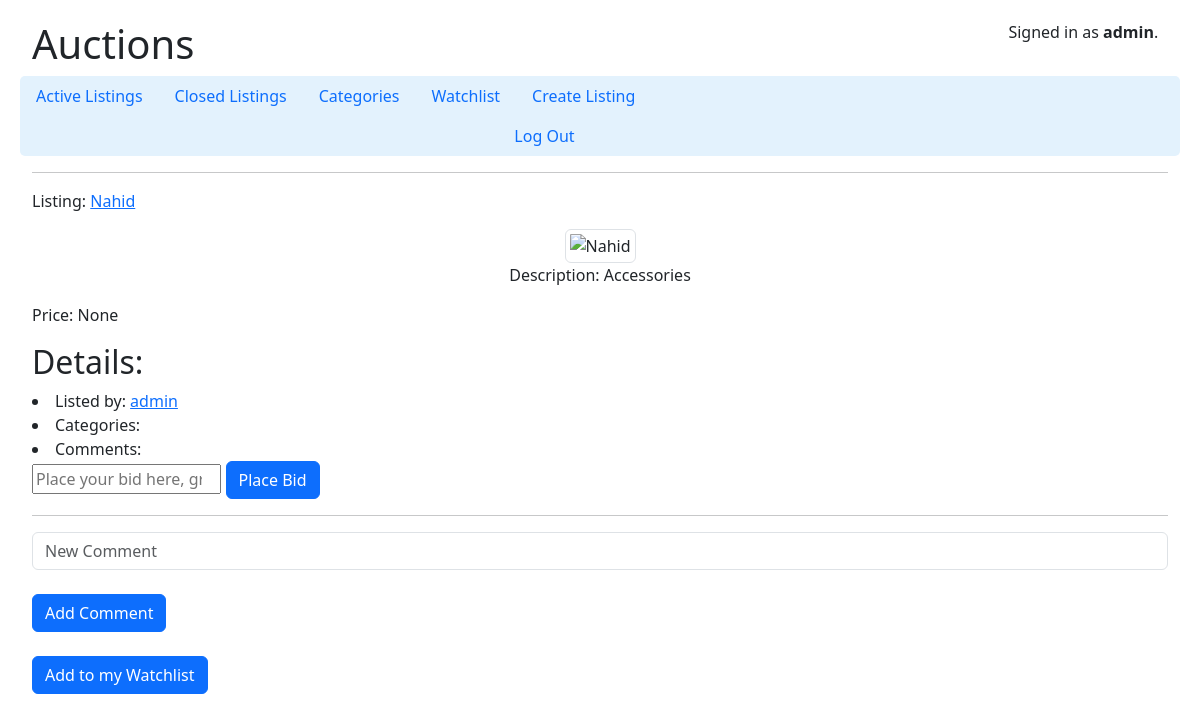
Page /listing/Nahid (signed in) on the earlier database version.
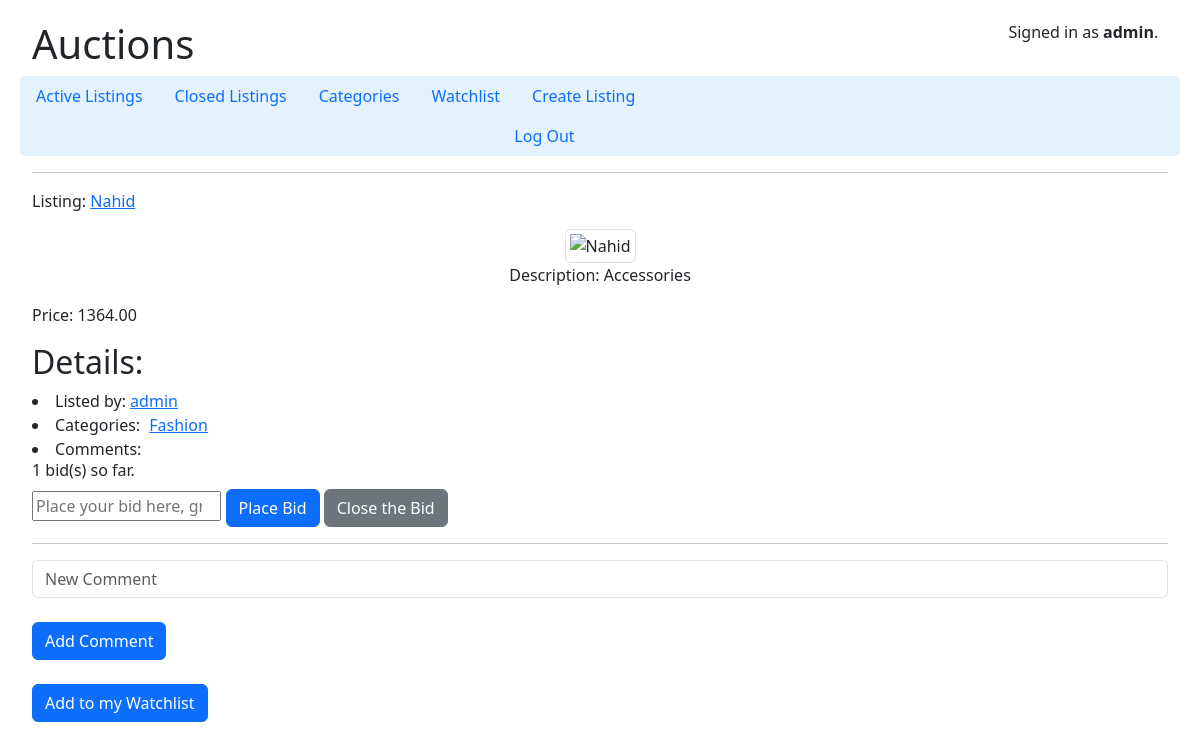
Same page on the later database version.
### auctions/models.py (models this page shows)
class Listings(models.Model):
    title = models.CharField(max_length=64)
    description = models.CharField(max_length=100)
    photo_url = models.URLField(max_length=300, blank=True)
    category = models.ManyToManyField(Categories, blank=True, related_name="Category")
    price = models.DecimalField(decimal_places=2, max_digits=6, null=True)
    bids_number = models.IntegerField(default=0)
    bid_price = models.ManyToManyField(Bids, related_name="Bid_price")
    creation_date = models.DateTimeField(default=datetime.now())
    comments = models.ManyToManyField(Comments, blank=True, null=True, related_name="listings")
    active_state = models.BooleanField(default=True, null=True)
    user = models.CharField(max_length=64, blank=True)
    watchlist = models.ManyToManyField(User, blank=True, related_name='added_listings')

class Categories(models.Model):
    name = models.CharField(max_length=64, default="Uncategorized")
    def __str__(self):
        return self.name

### auctions/views.py (the view)
# urls.py: path("listing/<str:title>", views.add_comment_or_bid, name="add_comment_or_bid"),
def add_comment_or_bid(request, title):
    listing = Listings.objects.get(title=title)
    user = request.user.username
    if request.method == 'POST':
        if 'comment_submit' in request.POST:
            new_comment = request.POST.get("new_comment")
            if new_comment:
                added_comment, created_added_comment = Comments.objects.get_or_create(content=new_comment)
                if created_added_comment:
                    listing.comments.add(added_comment.id)
                    print(f"comment added to {listing.title} listing")
                    return render(request, "auctions/listing.html", {
                            "item": listing,
                        })
                else:
                    return render(request, "auctions/listing.html", {
                        "message": "Can't add repetitive comment!",
                        "item": listing,
                    })
            else:
                return render(request, "auctions/listing.html", {
                    "message": "Can't add empty comment!",
                    "item": listing,
                })
        elif 'bid_submit' in request.POST:
            if request.POST.get("bid"):
                try:
                    new_bid = Decimal(request.POST.get("bid"))
                except ValueError:
                    return HttpResponse("Invalid decimal: {new_bid}")
            else:
                return render(request, "auctions/listing.html", {
                    "message": "Can't put empty bid!",
                    "item": listing,
                })
            if not listing.price:
                listing.price = 0
            if new_bid > Decimal(listing.price):
                listing.price = new_bid
                listing.save()
                new_bid_record = Bids.objects.create(bid_price=new_bid, user=user)
                listing.bid_price.add(new_bid_record.id)
                listing.bids_number += 1
                listing.save()
                return render(request, "auctions/listing.html", {
                    "item": listing,
                })
            else:
                return render(request, "auctions/listing.html", {
                        "message": "You should bid a valid price greater than others'",
                        "item": listing,
                    })
        elif 'bid_close' in request.POST:
            listing.active_state = False
            listing.save()
            return render(request, "auctions/listing.html", {
                "message": "You should bid a valid price greater than others'",
                "item": listing,
            })
    else:
        return render(request, "auctions/listing.html", {
            "item": listing,
        })

### auctions/templates/auctions/listing.html (shortened to what this page needs)
{% extends "auctions/layout.html" %}
{% block body %}
    <p>Listing: <a href="{% url 'listing' title=item.title %}">{{ item.title|safe }}</a></p>
    <div class="col-md-12 text-center">
        <img src="{{ item.photo_url|safe }}" alt="{{ item.title|safe }}" class="img-fluid img-thumbnail" style="width: 40rem;">
        <p class="">Description: {{ item.description|safe }}</p>
    </div>
    <p class="">Price: {{ item.price|safe }}</p>
    <h2 class="">Details:</h2>
    <li>Listed by:
        {% if item.user == "admin" %}
            <a href="{% url 'admin:index' %}">{{ item.user }}</a></li>
        {% else %}
            {{ item.user }}
        {% endif %}
    <li class="">Categories:
        {% for category in item.category.all %}
            <a class="category-indentation" href="{% url 'category' category=category %}">{{ category|safe }}</a>
        {% endfor %}
    </li>
    <li>Comments:</li>
    {% if user.is_authenticated %}
        {% if item.active_state %}
            {% if item.bids_number %}
                <h6>{{ item.bids_number }} bid(s) so far.
                </h6>
            {% endif %}
            <form action="{% url 'add_comment_or_bid' title=item.title %}" method="post">
                <input class="col-md-2" type="number" name="bid" placeholder="Place your bid here, greater than others'">
                <input class="btn btn-primary" type="submit" name="bid_submit" value="Place Bid">
                {% if item.user == user.username and item.price %}
                    <input class="btn btn-secondary" type="submit" name="bid_close" value="Close the Bid">
                {% endif %}
            </form>
        {% else %}
            {% if item.user == user.username %}
                <p class="alert alert-success">You are the winner of this listing, with the price of {{ item.price }}</p>
            {% else %}
                <P class="alert alert-warning">This listing is Closed!</P>
            {% endif %}
        {% endif %}
        <hr>
        <form action="{% url 'add_comment_or_bid' title=item.title %}" method="post">
                <input class="form-control" type="text" name="new_comment" placeholder="New Comment">
                <br>
            <input class="btn btn-primary" type="submit" name="comment_submit" value="Add Comment">
        </form>
        <br>
        {% if user in item.watchlist.all %}
            {% if message == "You are going to remove this listing from your watchlish, are you sure?" %}
                <p class="alert alert-danger">{{ message }}</p>
            <a class="btn btn-danger" href="{% url 'ARWatchlist' key=0 title=item.title %}">Yes, Remove it from my Watchlist</a>
            {% else %}
            <a class="btn btn-secondary" href="{% url 'ARWatchlist' key=2 title=item.title %}">Remove from my Watchlist</a>
            {% endif %}
        {% else %}
            <a class="btn btn-primary" href="{% url 'ARWatchlist' key=1 title=item.title %}">Add to my Watchlist</a>
        {% endif %}
    {% endif %}
{% endblock %}

Differences in the rows shown:
changed Listings "Nahid": price "None" → "1364.00"; bids_number (not shown) → "1"
now on this page (row unchanged): Categories: name "Fashion"
Other differences:
form field bid_close: (not shown) → "Close the Bid"
text now shown: "bid(s) so far."
